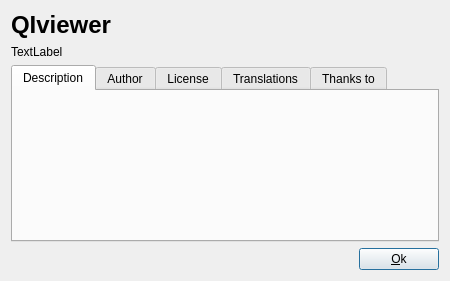
<?xml version="1.0" encoding="UTF-8"?>
<ui version="4.0">
 <class>AboutDialog</class>
 <widget class="QDialog" name="AboutDialog">
  <property name="geometry">
   <rect>
    <x>0</x>
    <y>0</y>
    <width>450</width>
    <height>281</height>
   </rect>
  </property>
  <property name="maximumSize">
   <size>
    <width>480</width>
    <height>800</height>
   </size>
  </property>
  <property name="windowTitle">
   <string>About</string>
  </property>
  <layout class="QGridLayout" name="gridLayout">
   <item row="0" column="0">
    <widget class="QLabel" name="titleLabel">
     <property name="text">
      <string notr="true">&lt;p&gt;&lt;h1&gt;QIviewer&lt;/h&gt;&lt;/p&gt;</string>
     </property>
     <property name="textInteractionFlags">
      <set>Qt::LinksAccessibleByMouse|Qt::TextSelectableByMouse</set>
     </property>
    </widget>
   </item>
   <item row="1" column="0">
    <widget class="QLabel" name="versionLabel">
     <property name="text">
      <string>TextLabel</string>
     </property>
    </widget>
   </item>
   <item row="3" column="0">
    <widget class="QTabWidget" name="tabWidget">
     <property name="currentIndex">
      <number>0</number>
     </property>
     <widget class="QWidget" name="descriptionTab">
      <property name="accessibleDescription">
       <string/>
      </property>
      <attribute name="title">
       <string>Description</string>
      </attribute>
      <layout class="QGridLayout" name="gridLayout_2">
       <item row="0" column="0">
        <widget class="QLabel" name="descriptionLabel">
         <property name="autoFillBackground">
          <bool>false</bool>
         </property>
         <property name="text">
          <string/>
         </property>
         <property name="scaledContents">
          <bool>false</bool>
         </property>
         <property name="wordWrap">
          <bool>true</bool>
         </property>
         <property name="openExternalLinks">
          <bool>true</bool>
         </property>
         <property name="textInteractionFlags">
          <set>Qt::LinksAccessibleByMouse|Qt::TextSelectableByMouse</set>
         </property>
        </widget>
       </item>
      </layout>
     </widget>
     <widget class="QWidget" name="authorTab">
      <attribute name="title">
       <string>Author</string>
      </attribute>
      <layout class="QVBoxLayout" name="verticalLayout">
       <item>
        <widget class="QLabel" name="authorLabel">
         <property name="text">
          <string/>
         </property>
         <property name="textFormat">
          <enum>Qt::RichText</enum>
         </property>
         <property name="wordWrap">
          <bool>true</bool>
         </property>
         <property name="openExternalLinks">
          <bool>true</bool>
         </property>
         <property name="textInteractionFlags">
          <set>Qt::LinksAccessibleByMouse|Qt::TextSelectableByMouse</set>
         </property>
        </widget>
       </item>
       <item>
        <spacer name="verticalSpacer">
         <property name="orientation">
          <enum>Qt::Vertical</enum>
         </property>
         <property name="sizeHint" stdset="0">
          <size>
           <width>20</width>
           <height>50</height>
          </size>
         </property>
        </spacer>
       </item>
      </layout>
     </widget>
     <widget class="QWidget" name="licenseTab">
      <attribute name="title">
       <string>License</string>
      </attribute>
      <layout class="QGridLayout" name="gridLayout_4">
       <item row="0" column="0">
        <widget class="QTextBrowser" name="licenseText"/>
       </item>
      </layout>
     </widget>
     <widget class="QWidget" name="tab_2">
      <attribute name="title">
       <string>Translations</string>
      </attribute>
      <layout class="QHBoxLayout" name="horizontalLayout_4">
       <item>
        <widget class="QScrollArea" name="scrollArea_2">
         <property name="frameShape">
          <enum>QFrame::NoFrame</enum>
         </property>
         <property name="frameShadow">
          <enum>QFrame::Plain</enum>
         </property>
         <property name="lineWidth">
          <number>0</number>
         </property>
         <property name="horizontalScrollBarPolicy">
          <enum>Qt::ScrollBarAlwaysOff</enum>
         </property>
         <property name="widgetResizable">
          <bool>true</bool>
         </property>
         <widget class="QWidget" name="scrollAreaWidgetContents_2">
          <property name="geometry">
           <rect>
            <x>0</x>
            <y>0</y>
            <width>426</width>
            <height>153</height>
           </rect>
          </property>
          <layout class="QHBoxLayout" name="horizontalLayout_5">
           <item>
            <widget class="QLabel" name="translatorLabel">
             <property name="text">
              <string notr="true"/>
             </property>
             <property name="alignment">
              <set>Qt::AlignLeading|Qt::AlignLeft|Qt::AlignTop</set>
             </property>
             <property name="wordWrap">
              <bool>true</bool>
             </property>
            </widget>
           </item>
          </layout>
         </widget>
        </widget>
       </item>
      </layout>
     </widget>
     <widget class="QWidget" name="tab">
      <attribute name="title">
       <string>Thanks to</string>
      </attribute>
      <layout class="QHBoxLayout" name="horizontalLayout_2">
       <item>
        <widget class="QScrollArea" name="scrollArea">
         <property name="frameShape">
          <enum>QFrame::NoFrame</enum>
         </property>
         <property name="horizontalScrollBarPolicy">
          <enum>Qt::ScrollBarAlwaysOff</enum>
         </property>
         <property name="widgetResizable">
          <bool>true</bool>
         </property>
         <widget class="QWidget" name="scrollAreaWidgetContents">
          <property name="geometry">
           <rect>
            <x>0</x>
            <y>0</y>
            <width>92</width>
            <height>22</height>
           </rect>
          </property>
          <layout class="QHBoxLayout" name="horizontalLayout_3">
           <item>
            <widget class="QLabel" name="thaksToLabel">
             <property name="text">
              <string/>
             </property>
             <property name="alignment">
              <set>Qt::AlignLeading|Qt::AlignLeft|Qt::AlignTop</set>
             </property>
             <property name="wordWrap">
              <bool>true</bool>
             </property>
             <property name="openExternalLinks">
              <bool>true</bool>
             </property>
            </widget>
           </item>
          </layout>
         </widget>
        </widget>
       </item>
      </layout>
     </widget>
    </widget>
   </item>
   <item row="4" column="0">
    <layout class="QHBoxLayout" name="horizontalLayout">
     <item>
      <spacer name="horizontalSpacer">
       <property name="orientation">
        <enum>Qt::Horizontal</enum>
       </property>
       <property name="sizeHint" stdset="0">
        <size>
         <width>40</width>
         <height>20</height>
        </size>
       </property>
      </spacer>
     </item>
     <item>
      <widget class="QPushButton" name="okButton">
       <property name="text">
        <string>&amp;Ok</string>
       </property>
      </widget>
     </item>
    </layout>
   </item>
  </layout>
 </widget>
 <resources/>
 <connections>
  <connection>
   <sender>okButton</sender>
   <signal>clicked()</signal>
   <receiver>AboutDialog</receiver>
   <slot>close()</slot>
   <hints>
    <hint type="sourcelabel">
     <x>438</x>
     <y>256</y>
    </hint>
    <hint type="destinationlabel">
     <x>396</x>
     <y>256</y>
    </hint>
   </hints>
  </connection>
 </connections>
</ui>
